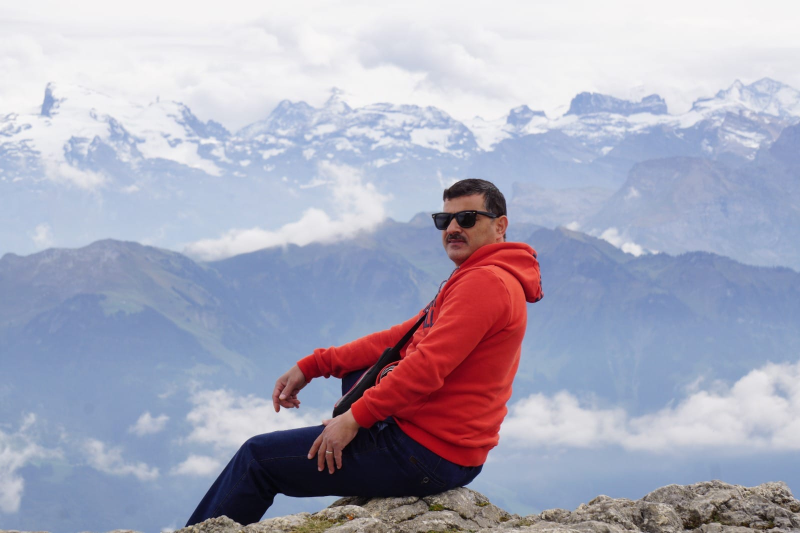
//> input picture HomeWork1/HomeWork1/image.jpg, 1600 x 1066 px (shown at 1/2 size)
$ ./HomeWork1   (built with g++ and OpenCV 4)
//> lines starting //> are read from the running program, lines starting //| are printed output that depends on the picture
#include <iostream>
#include <opencv2/opencv.hpp>

using namespace std;
using namespace cv;

int main()
{
    //to read the image in grayscale
    string path = "image.jpg";
    Mat image = imread(path, IMREAD_GRAYSCALE);
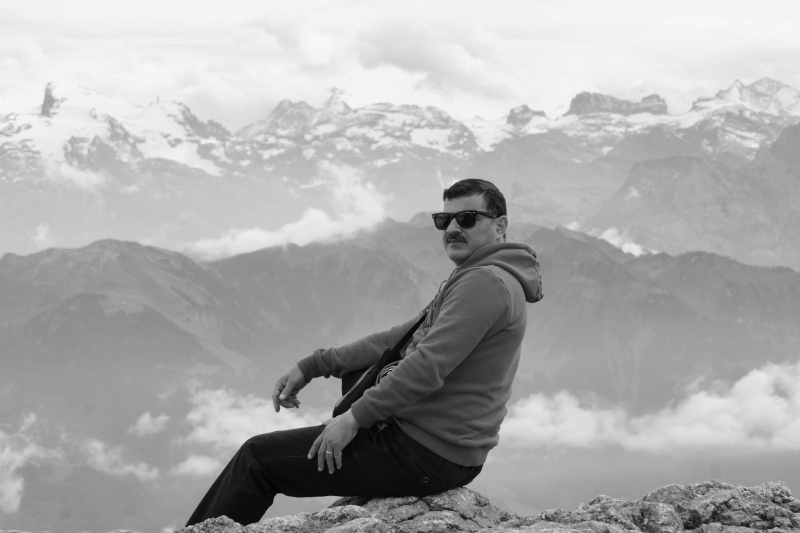
//> image: 1066 rows x 1600 cols, CV_8UC1 (shown at 1/2 size); min 0, max 249, mean 171.4

    //resize the image (w, h) and show it
    resize(image, image, Size(600, 400));
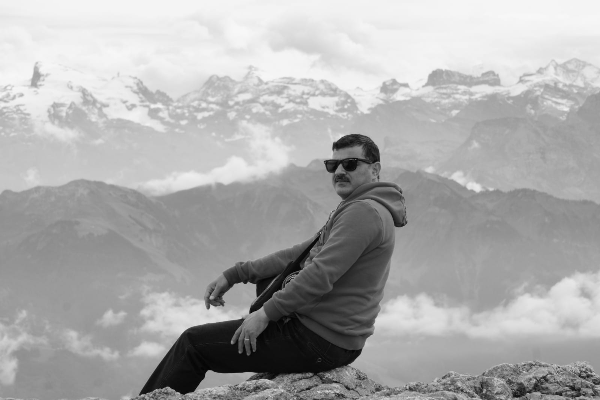
//> image: 400 rows x 600 cols, CV_8UC1; min 1, max 248, mean 171.3
    imshow("Grayscale Image", image);
    //waitKey();


    //to make the histogram of the image
    Mat histogram;
    int histSize = 256; //maximum value
    float channelRange[] = { 0.0, 256.0 };
    const float* channelRangePTR = channelRange;

    //images, number of images, channels, mask, hist, dims, histSize, ranges, uniform = true, accumulate = false
    calcHist(&image, 1, 0, Mat(), histogram, 1, &histSize, &channelRangePTR);
//> histogram = 256 values, max 5983 at index 241, min 0 at index 0, mean 937.5

    //to show the histogram
    int hist_w = 600, hist_h = 400;
    int bin_w = cvRound((double)hist_w / histSize);

    //rows, columns, type, const scalar
    // Use CV_8UC1, ..., CV_64FC4 to create 1-4 channel matrices, or CV_8UC(n), ..., CV_64FC(n)
    Mat histImage(hist_h, hist_w, CV_8UC1, Scalar(0, 0, 0));

    //normalize -> to scale and shift the pixel values of an image so that they fall within a specified range.
    //input, output, alpha (the scaling factor), beta (the shifting factor), norm_type, dtype (the data type of the output), mask
    normalize(histogram, histogram, 0, histImage.rows, NORM_MINMAX, -1, Mat());
//> histogram = 256 values, max 400 at index 241, min 0 at index 0, mean 62.68


    for (int i = 1; i < histSize; i++) {

        //inputOutput image, point1, point2, color, thickness, lineType, shift
        line(histImage, Point(bin_w * (i - 1), hist_h - cvRound(histogram.at<float>(i - 1))),
            Point(bin_w * i, hist_h - cvRound(histogram.at<float>(i))),
                Scalar(255, 255, 255), 1, 16, 0);
    }
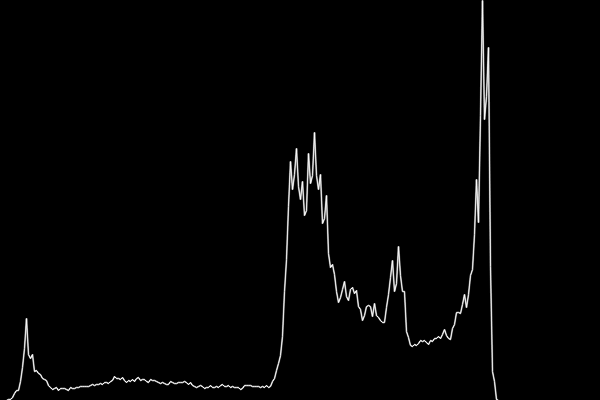
//> histImage: 400 rows x 600 cols, CV_8UC1; min 0, max 255, mean 3.7

    imshow("Grayscale image histogram", histImage);
    //waitKey();

    //modify the brightness using a random gamma
    double gamma = rand() / 25.0;


    Mat lookupTable(1, 256, CV_8U);
    uchar* p = lookupTable.ptr();
    for (int i = 0; i < 256; i++) {
        //saturate_cast to clamp the resulting value correctly
        //uchar range [0, 255]
        p[i] = saturate_cast<uchar>(pow(i / 255.0, gamma) * 255.0);
    }

    //using look up table
    Mat lookUpTableImage;
    TickMeter timer1;
    timer1.start();
    LUT(image, lookupTable, lookUpTableImage);
//> lookUpTableImage: 400 rows x 600 cols, CV_8UC1; every value is 0
    timer1.stop();


    //modifying each pixel individually
    TickMeter timer2;
    Mat eachPixelImage(400, 600, CV_8UC1);
    timer2.start();
    for (int i = 0; i < 400; i++) {
        for (int j = 0; j < 600; j++) {
            eachPixelImage.at<uchar>(i, j) = saturate_cast<uchar>(pow(image.at<uchar>(i, j) / 255.0, gamma) * 255.0);
        }
    }
    timer2.stop();

    //show the resultant images
    imshow("Look Up Table Image", lookUpTableImage);
    imshow("Each Pixel Individually Image", eachPixelImage);
    //waitKey();

    //show the comparision result
    cout << "Look Up Table method required time: " << timer1.getTimeMilli() << "ms" << endl
        << "Modifying Each Pixel Individually required time: " << timer2.getTimeMilli() << "ms" << endl;
    //waitKey();


    //draw  histograms for lookUpTableImage & eachPixelImage
    MatND LUTHistogram, pixelHistogram;

    calcHist(&lookUpTableImage, 1, 0, Mat(), LUTHistogram, 1, &histSize, &channelRangePTR);
//> LUTHistogram = 256 values, max 240000 at index 0, min 0 at index 1, mean 937.5
    calcHist(&eachPixelImage, 1, 0, Mat(), pixelHistogram, 1, &histSize, &channelRangePTR);
//> pixelHistogram has the same summary as LUTHistogram


    Mat LUTHistImage(hist_h, hist_w, CV_8UC1, Scalar(0, 0, 0)), pixelHistImage(hist_h, hist_w, CV_8UC1, Scalar(0, 0, 0));


    normalize(LUTHistogram, LUTHistogram, 0, LUTHistImage.rows, NORM_MINMAX, -1, Mat());
//> LUTHistogram = 256 values, max 400 at index 0, min 0 at index 1, mean 1.56
    normalize(pixelHistogram, pixelHistogram, 0, pixelHistImage.rows, NORM_MINMAX, -1, Mat());
//> pixelHistogram has the same summary as LUTHistogram


    for (int i = 1; i < histSize; i++) {

        line(LUTHistImage, Point(bin_w * (i - 1), hist_h - cvRound(LUTHistogram.at<float>(i - 1))),
            Point(bin_w * i, hist_h - cvRound(LUTHistogram.at<float>(i))),
            Scalar(255, 0, 0), 1, 16, 0);

        line(pixelHistImage, Point(bin_w * (i - 1), hist_h - cvRound(pixelHistogram.at<float>(i - 1))),
            Point(bin_w * i, hist_h - cvRound(pixelHistogram.at<float>(i))),
            Scalar(255, 0, 0), 1, 16, 0);
    }
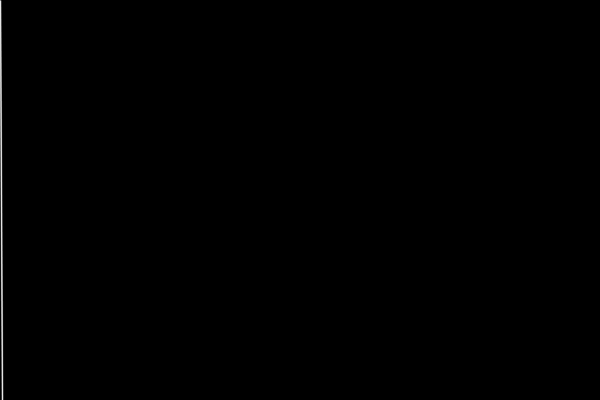
//> LUTHistImage: 400 rows x 600 cols, CV_8UC1; min 0, max 232, mean 0.6

    imshow("LUT image histogram", LUTHistImage);
    imshow("Each pixel image histogram", pixelHistImage);
    waitKey();
    return 0;
}
